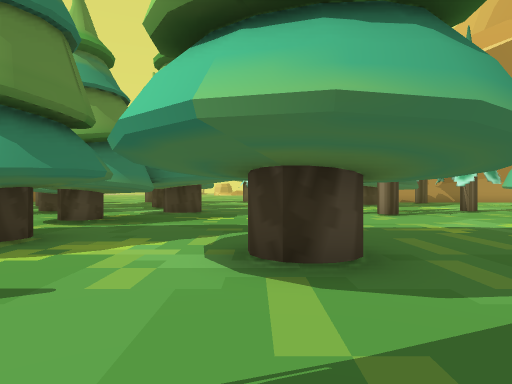
View 1 (above)

19 first-person views from a walk through a scene from a Unity 3-D project. The camera is 1.3 m above the floor, looks level and sees 75° across. The floor is counted in squares, 2 m on a side. Each view is taken from the middle of a square. On the plan, view 1 faces up. The plan holds only what a view shows up to about 10 squares ahead; the rest is blank. The place goes on beyond the plan. The player is left out.

View 2
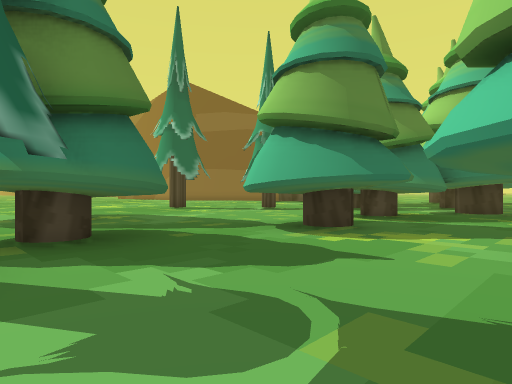

View 3
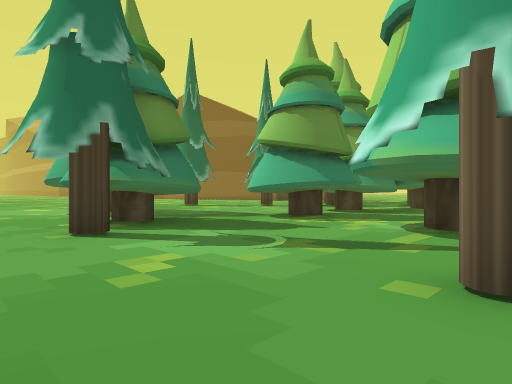

View 4
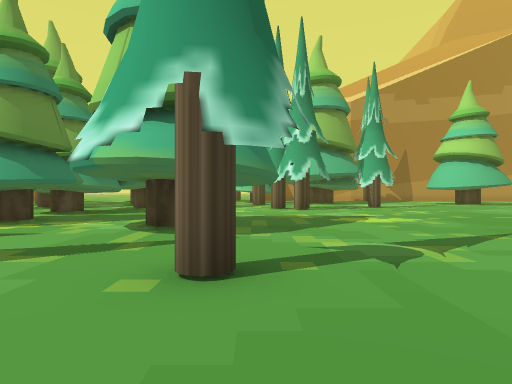

View 5
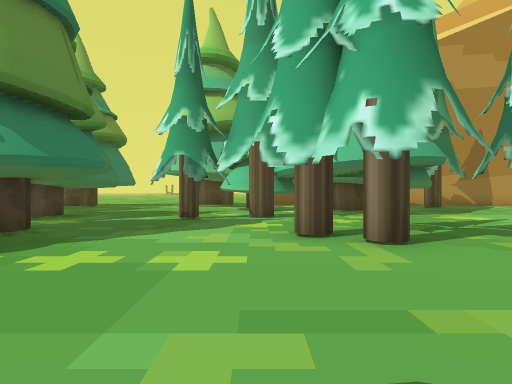

View 6
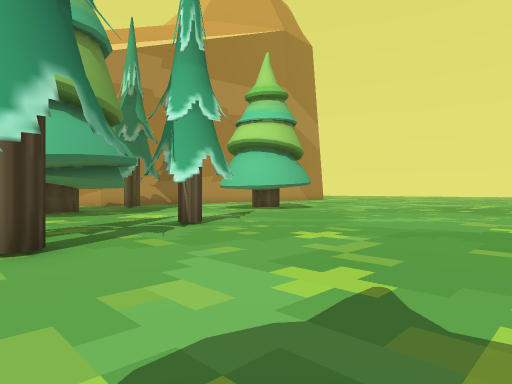

View 7
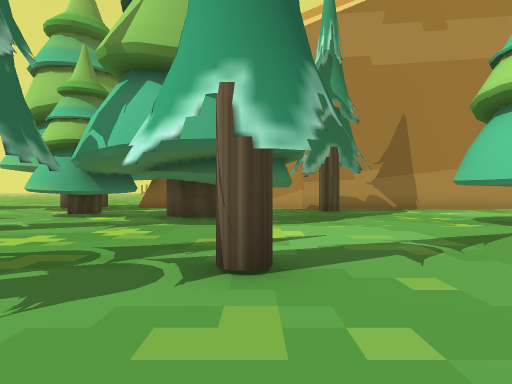

View 8
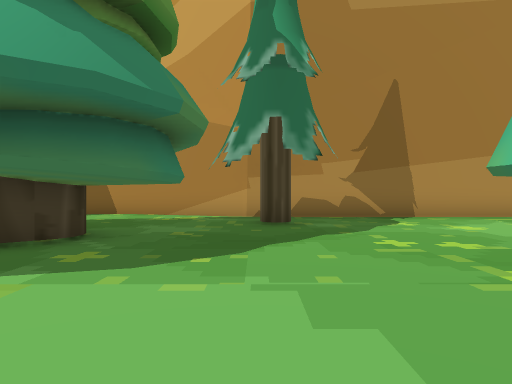

View 9
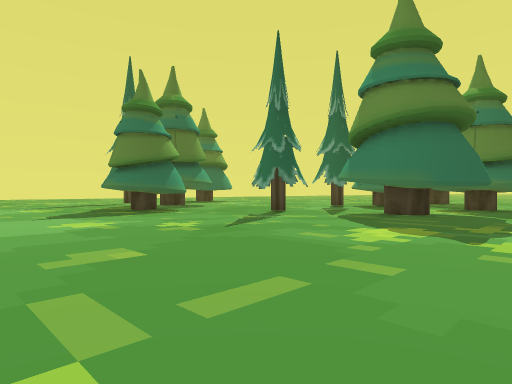

View 10
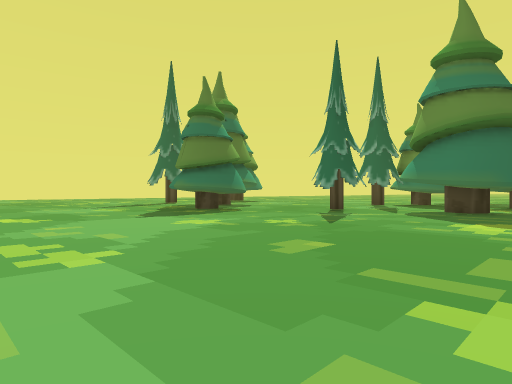

View 11
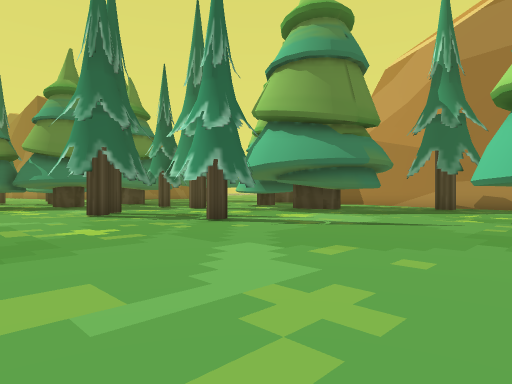

View 12
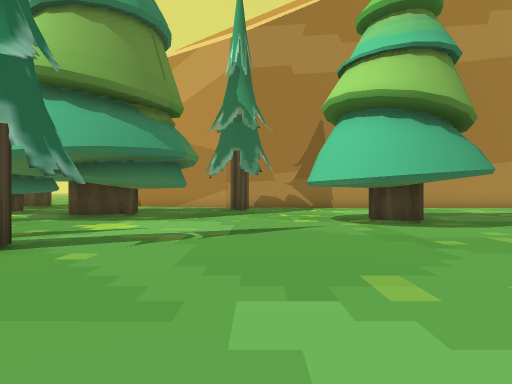

View 13
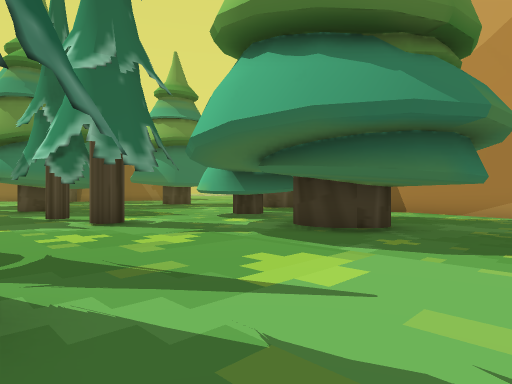

View 14
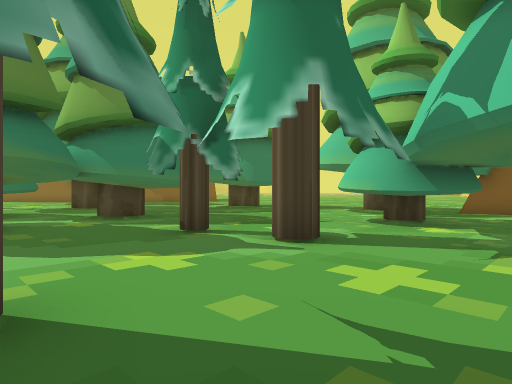

View 15
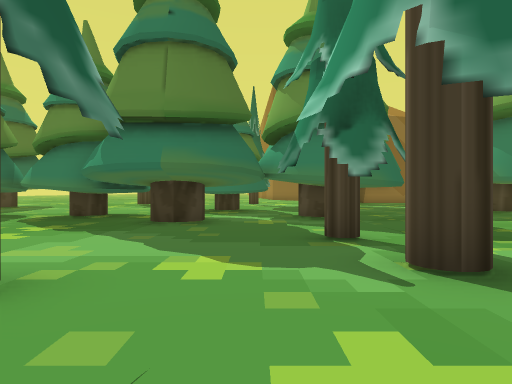

View 16
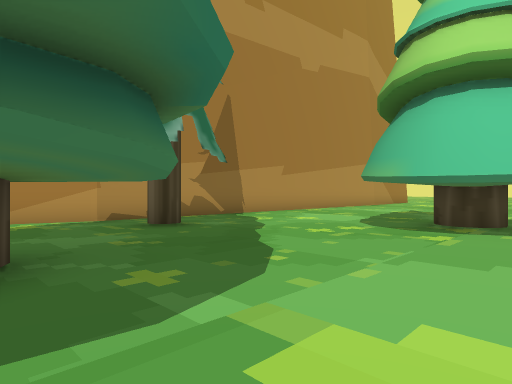

View 17
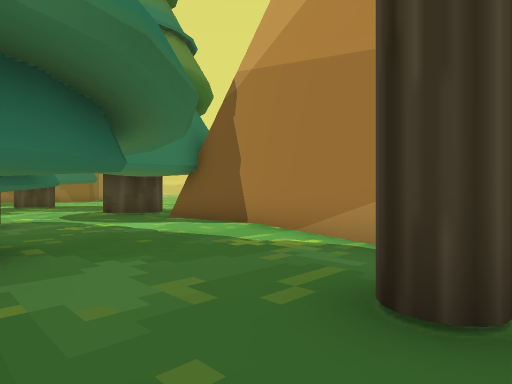

View 18
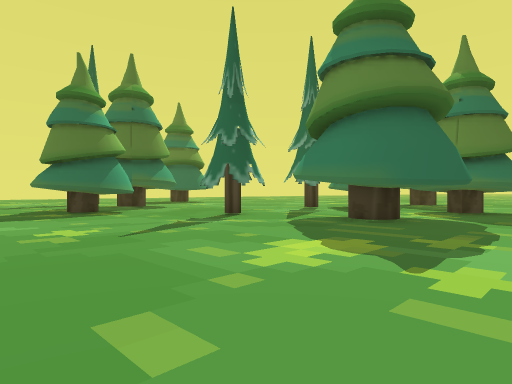

View 19
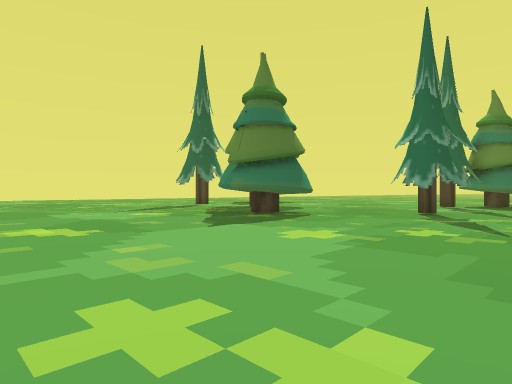

### Floor plan
Key: @ floor where view 1 was taken; # wall or solid block; . floor; / step, stairs or slope; T tree.
Columns run from 9 left of view 1 to 13 right of it. Each row starts with its distance up from view 1.
 22          T./######
 21    T     T.......######
 20    T    ...............
 19         ...T......#....
 18          . #T...#..T...
 17        ...TTT.T#.T.....
 16       ........T##......
 15       T..............##
 14       ##.T##.........##
 13    ......##..........T.
 12    T......T.....T......
 11    T.T#....T .. #T.....
 10    T  ##...TT#.TT......
  9    ..T#....T##T........
  8      TT......T.........
  7      ##................
  6   ...T.................
  5  ... T#..#T...........
  4 ....TT#T.###..........
  3 .....##..##...........
  2  .....................
  1   .TTT................
  0 ...T##T..@##..........
 -1 ....###...#T..........
 -2  ....T ..............
 -3        ..... T#......

Positions as (right, up) in squares from view 1, and headings:
1: (0, 0), facing up
2: (0, -1), facing up-left
3: (2, -3), facing up-left
4: (2, -3), facing up
5: (2, 5), facing up
6: (3, 5), facing up-right
7: (7, 8), facing up
8: (9, 12), facing up
9: (10, 7), facing down-left
10: (12, 6), facing down-left
11: (13, 6), facing up-left
12: (10, 7), facing up
13: (9, 11), facing up-left
14: (5, 10), facing up-left
15: (5, 12), facing left
16: (6, 13), facing up-right
17: (10, 17), facing up-left
18: (8, 7), facing down-left
19: (12, 3), facing down-left
